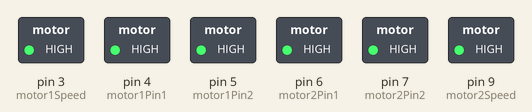
This sketch was run on a simulated Arduino Uno, built with avr-gcc and run on an emulated ATmega328P. On the bench: switched loads named in the sketch (green lamp = pin HIGH).

Above: at 0.2 s.
At 1.7 s:
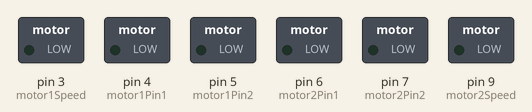
Timing chart, 0 to 3.0 s (numbered marks = the images above):
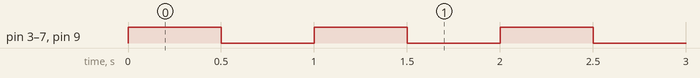

The sketch:

motorDriverPinTest.ino
```cpp
const int motor1Speed =3;
const int motor1Pin1  =4;
const int motor1Pin2  =5;

const int motor2Speed =9;
const int motor2Pin1  =6;
const int motor2Pin2  =7;

void setup()
{
  Serial.begin(9600);     //Start Serial monitor for debugging

  pinMode(motor1Speed,OUTPUT);
  pinMode(motor1Pin1,OUTPUT);
  pinMode(motor1Pin2,OUTPUT);
  pinMode(motor2Pin1,OUTPUT);
  pinMode(motor2Pin2,OUTPUT);
  pinMode(motor2Speed,OUTPUT);

}

void loop()
{
  digitalWrite(motor1Speed,HIGH);
  digitalWrite(motor1Pin1,HIGH);
  digitalWrite(motor1Pin2,HIGH);
  digitalWrite(motor2Pin1,HIGH);
  digitalWrite(motor2Pin2,HIGH);
  digitalWrite(motor2Speed,HIGH);
  delay(500);
  digitalWrite(motor1Speed,LOW);
  digitalWrite(motor1Pin1,LOW);
  digitalWrite(motor1Pin2,LOW);
  digitalWrite(motor2Pin1,LOW);
  digitalWrite(motor2Pin2,LOW);
  digitalWrite(motor2Speed,LOW);
  delay(500);

}
```

Measured:
- by itself, pin 3 (motor1Speed), pin 4 (motor1Pin1), pin 5 (motor1Pin2), pin 6 (motor2Pin1), pin 7 (motor2Pin2), pin 9 (motor2Speed): alternates HIGH for 0.50 s and LOW for 0.50 s
